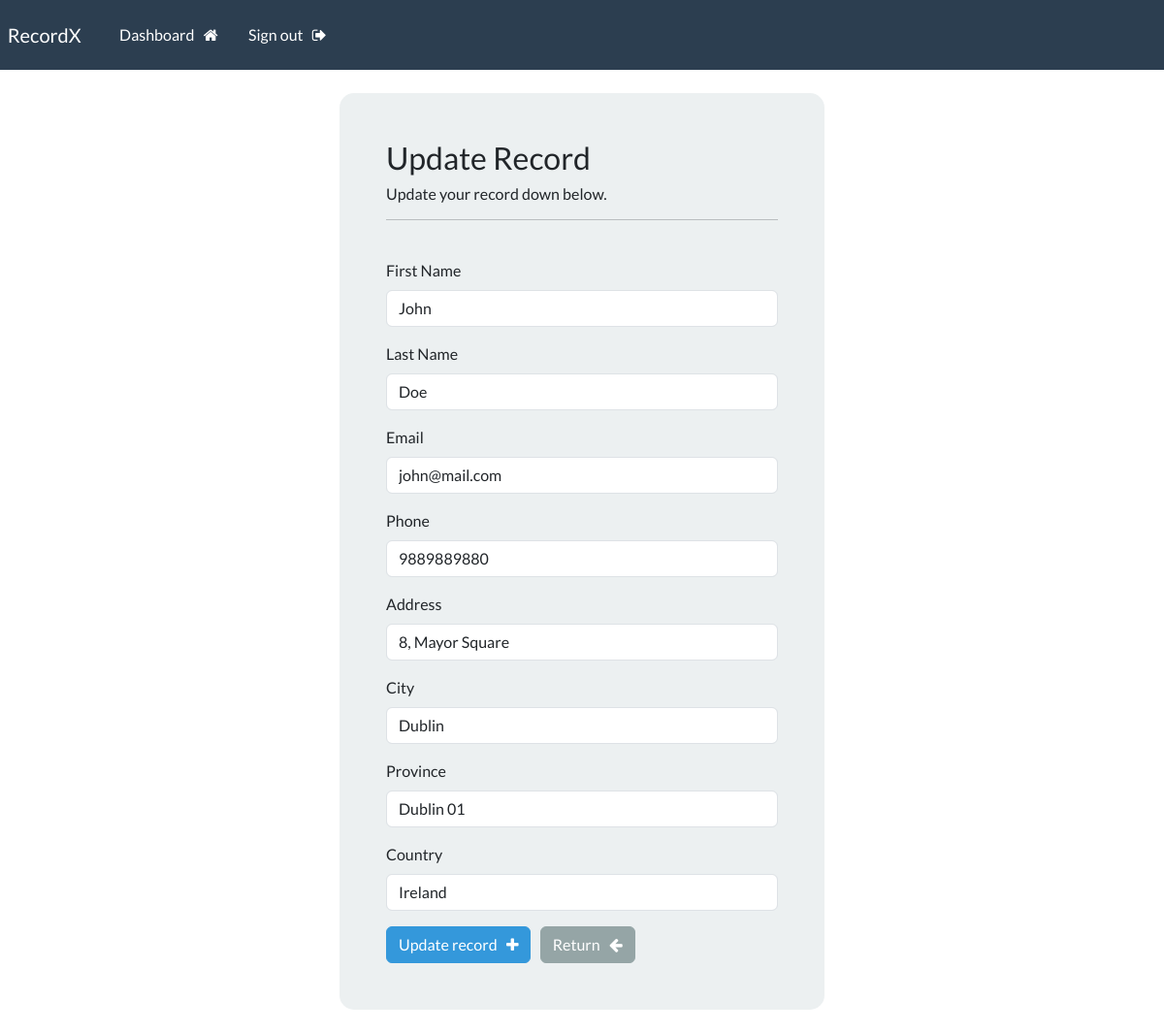
Screenshot of /update/6 (signed in) with the database file from the repository.
### myapp/models.py (models this page shows, shortened)
class Record(models.Model):
    creation_date = models.DateTimeField(auto_now_add=True)
    first_name = models.CharField(max_length=100)
    last_name = models.CharField(max_length=100)
    email = models.CharField(max_length=255)
    phone = models.CharField(max_length=20)
    address = models.CharField(max_length=300)
    city = models.CharField(max_length=255)
    province = models.CharField(max_length=200)
    country = models.CharField(max_length=125)
    objects = models.Manager()

### myapp/views.py (the view)
# urls.py: path('update/<int:pk>', views.update, name='update'),
@login_required(login_url='login')
def update(request, pk):
    record = Record.objects.get(id=pk)
    form = UpdateRecordForm(instance=record)
    if request.method == 'POST':
        form = UpdateRecordForm(request.POST, instance=record)
        if form.is_valid():
            form.save()
            messages.success(request, "Your record was updated!")
            return redirect("dashboard")
    context = {'form':form}
    return render(request, 'myapp/update.html', context=context)

### myapp/forms.py
class UpdateRecordForm(forms.ModelForm):
    class Meta:
        model = Record
        fields = ['first_name', 'last_name', 'email', 'phone', 'address', 'city', 'province', 'country']

### myapp/templates/myapp/update.html (shortened to what this page needs)
{% extends 'myapp/base.html' %}
{% block content %}
<body>
    <div class="container bg-light shadow-md p-5 form-layout">
        <h3> Update Record </h3>
        <h6> Update your record down below. </h6>
        <hr>
        <br>
        <form method="POST" autocomplete="off">
            <div class="mb-3">
                <label for="id_first_name" class="form-label">First Name</label>
                <input type="text" class="form-control" id="id_first_name" name="first_name" value="{{ form.first_name.value }}">
            </div>
            <div class="mb-3">
                <label for="id_last_name" class="form-label">Last Name</label>
                <input type="text" class="form-control" id="id_last_name" name="last_name" value="{{ form.last_name.value }}">
            </div>
            <div class="mb-3">
                <label for="id_email" class="form-label">Email</label>
                <input type="email" class="form-control" id="id_email" name="email" value="{{ form.email.value }}">
            </div>
            <div class="mb-3">
                <label for="id_phone" class="form-label">Phone</label>
                <input type="text" class="form-control" id="id_phone" name="phone" value="{{ form.phone.value|default_if_none:'' }}">
            </div>
            <div class="mb-3">
                <label for="id_address" class="form-label">Address</label>
                <input type="text" class="form-control" id="id_address" name="address" value="{{ form.address.value|default_if_none:'' }}">
            </div>
            <div class="mb-3">
                <label for="id_city" class="form-label">City</label>
                <input type="text" class="form-control" id="id_city" name="city" value="{{ form.city.value|default_if_none:'' }}">
            </div>
            <div class="mb-3">
                <label for="id_province" class="form-label">Province</label>
                <input type="text" class="form-control" id="id_province" name="province" value="{{ form.province.value|default_if_none:'' }}">
            </div>
            <div class="mb-3">
                <label for="id_country" class="form-label">Country</label>
                <input type="text" class="form-control" id="id_country" name="country" value="{{ form.country.value|default_if_none:'' }}">
            </div>
            <button type="submit" class="btn btn-info">
                Update record &nbsp; <i class="fa fa-plus" aria-hidden="true"></i>
            </button>
            <a href="{% url 'dashboard' %}" class="btn btn-secondary">
                Return &nbsp; <i class="fa fa-arrow-left" aria-hidden="true"></i>
            </a>
        </form>
    </div>
    <br>
</body>
{% endblock %}

### static/css/styles.css (style rules this page uses)
.form-layout { border-radius: 15px; width: 500px; }

### rows the page displays
Record: first_name "John", last_name "Doe", email "john@mail.com", phone "9889889880", address "8, Mayor Square", city "Dublin", province "Dublin 01", country "Ireland"
